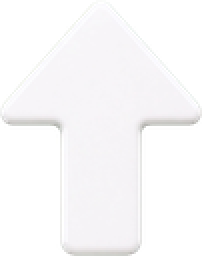
#> input picture duihao-fache/v2/assets/arrow.png, 101 x 128 px (shown 2 times larger); its folder holds only this picture in this run
$ python contact.py
#> lines starting #> are read from the running program, lines starting #| are printed output that depends on the picture
from PIL import Image; import glob,sys
fs=sorted(glob.glob('../assets/*.png'));
W=1400; x=y=0; rowh=0; sheet=Image.new('RGBA',(W,1100),(40,40,40,255))
half=Image.new('RGBA',(W,1100),(235,225,200,255)); sheet.paste(half.crop((0,0,W,550)),(0,550))
#> after `half = Image.new('RGBA', (W, 1100), (235, 225, 200, 255))`:
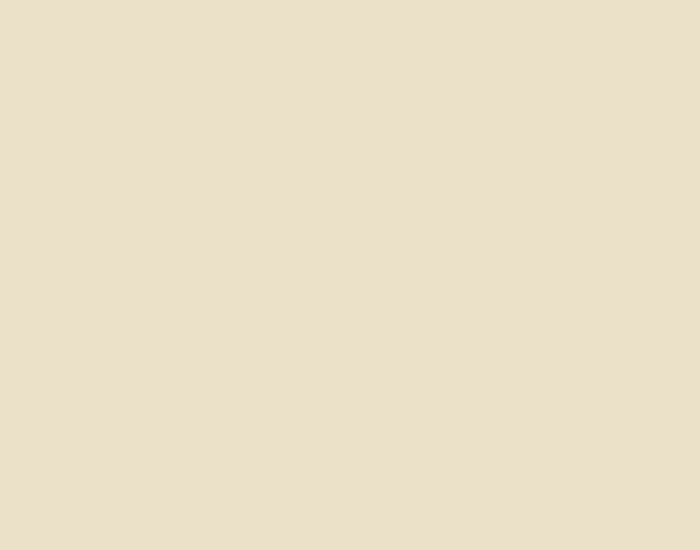
#> half: PIL image 1400x1100 RGBA (shown at 1/2 size); mean R, G, B, A 235, 225, 200, 255
#> after `sheet.paste(half.crop((0, 0, W, 550)), (0, 550))`:
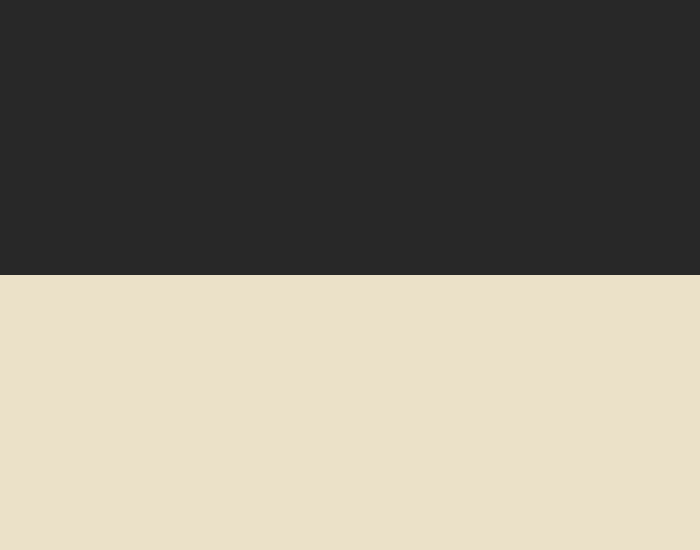
#> sheet: PIL image 1400x1100 RGBA (shown at 1/2 size); mean R, G, B, A 137.5, 132.5, 120, 255
for f in fs:
    im=Image.open(f);
#> im is the input picture: PIL image 101x128 RGBA; mean R, G, B, A 127.4, 126.8, 127.6, 124.4
    if im.height>160: im=im.resize((round(im.width*160/im.height),160))
    if x+im.width>W: x=0;y+=rowh+6;rowh=0
    sheet.alpha_composite(im,(x,y)); x+=im.width+6; rowh=max(rowh,im.height)
#> after `x += im.width + 6`: x = 107
#> after `rowh = max(rowh, im.height)`: rowh = 128
sheet.convert('RGB').save('/tmp/contact.jpg')
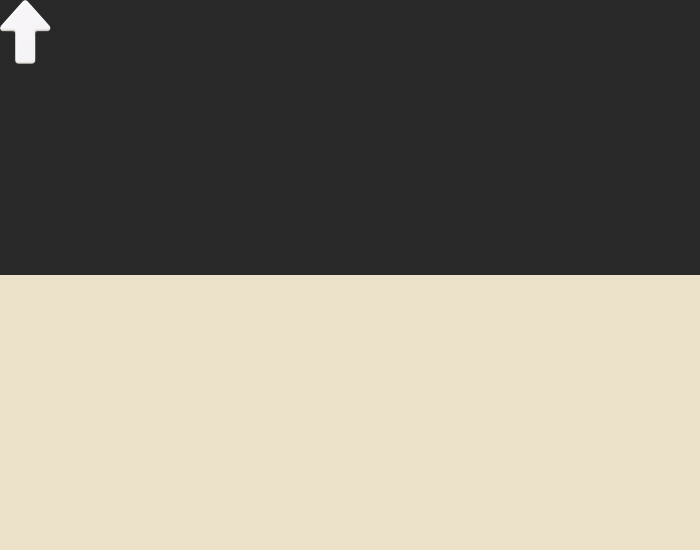
#> saved as contact.jpg: PIL image 1400x1100 RGB (shown at 1/2 size); mean R, G, B 138.3, 133.3, 120.8
print(y)
